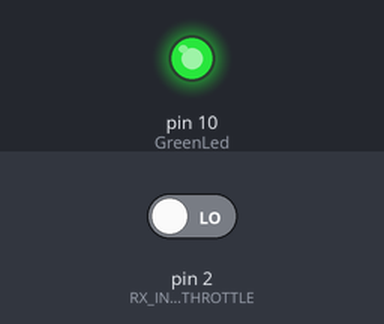
The sketch below on a simulated Arduino Uno, built with avr-gcc and run on an emulated ATmega328P. Parts: output pins drawn as LEDs (lit = HIGH). The inputs (shaded band) are chosen by the test bench; at power-on: pin 2 (RX_INT_PIN_THROTTLE) LOW. What the sketch prints to the serial monitor is not drawn.

Above: at 0.1 s.
Timing chart, 0 to 1.6 s (numbered marks = the images above):
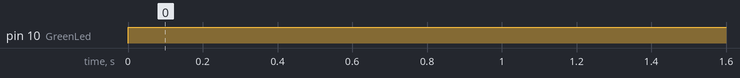

The sketch:

read_receiver.ino
```cpp
//int motor = 6;
//int RedLed = 11;
int GreenLed = 10;
unsigned long OnDuration;
//Time
unsigned long FullDuration = 0;

#define RX_INT_PIN_THROTTLE 2
volatile int rxPrev = 0; //variable that will contain the previous time
volatile int rxVal = 0; //variable that will contain the current throttle pulse length
int MAX = 0;
int MIN = 2000;

void rxGoesHigh(){
/* As soon as we get into this function we measure the current time (with micros)
and put that value in our variable rxPrev. After that we re-attach the same interrupt
but this time we want it to fire when the pin goes low "FALLING". When that happens it
will call the function rxGoesLow */
  rxPrev=micros();
  attachInterrupt(digitalPinToInterrupt(RX_INT_PIN_THROTTLE),rxGoesLow,FALLING);
}
void rxGoesLow(){
/* As soon as we get into this function we measure the current time (with micros) and
subtract the previous time (rxPrev). By doing that we will get the length of the pulse,
from start to the end. We end this process by re-attaching the throttle pin to a RISING
interrupt, which will repeat the process again... */
  rxVal=micros()-rxPrev;
  attachInterrupt(digitalPinToInterrupt(RX_INT_PIN_THROTTLE),rxGoesHigh,RISING);
}

void setup()
{
  Serial.begin(9600);
  Serial.println("Start");
  //pinMode(pin, INPUT);
  attachInterrupt(digitalPinToInterrupt(RX_INT_PIN_THROTTLE),rxGoesHigh,RISING);
  //pinMode(RedLed, OUTPUT);
  pinMode(GreenLed, OUTPUT);
}

void loop()
{

  /*FullDuration = millis();
  OnDuration = pulseIn(pin, HIGH);
  FullDuration = millis() - FullDuration;*/


  Serial.println(rxVal);

  if(rxVal > MAX){
    MAX= rxVal;
    Serial.print("MAX On duration: ");Serial.println(MAX);
  }
  else if(rxVal < MIN && rxVal > 0){
    MIN = rxVal;
    Serial.print("  MIN On duration: ");Serial.println(MIN);
  }
  //Serial.print("  Full Duration: ");Serial.println(FullDuration);


  //analogWrite(RedLed, map(rxVal,888,2000,0,255));
  analogWrite(GreenLed, map(rxVal,888,2000,0,255));

  delay(30);
}
```

Measured:
- by itself, pin 10 (GreenLed): LOW → HIGH at 0.00 s
